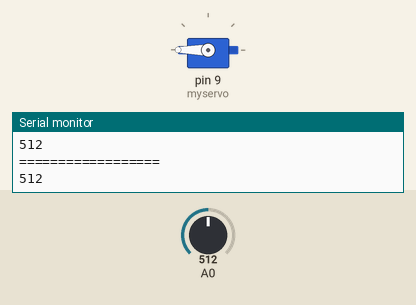
The sketch below on a simulated Arduino Uno, built with avr-gcc and run on an emulated ATmega328P. Parts: servo, the last lines printed to the serial monitor. Inputs (shaded band) come from the test bench; at power-on: A0 = 512.

Above: at 1.2 s.
1.3 s: A0 set to 316
2.8 s: A0 set to 283
At 3.3 s:
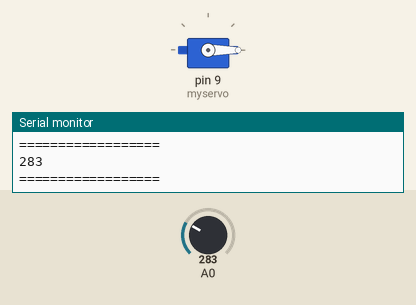
4.3 s: A0 set to 384
5.8 s: A0 set to 414
At 6.7 s:
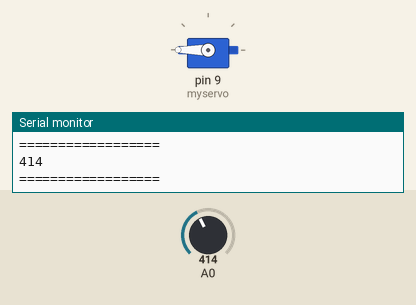
8.8 s: A0 set to 290
At 9.6 s:
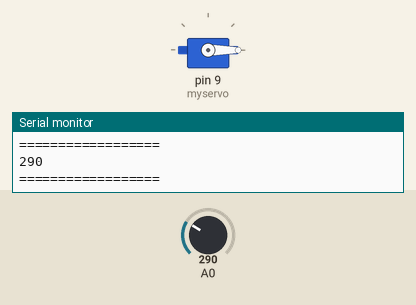
Timing chart, 0 to 11.3 s (numbered marks = the images above; inputs shaded):
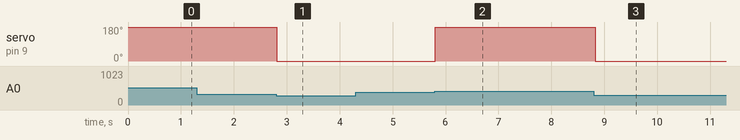

The sketch:

gas.ino
```cpp
#include <Servo.h>

Servo myservo;  // create servo object to control a servo
// twelve servo objects can be created on most boards
  // variable to store the servo position

void setup() {
  Serial.begin(9600);
  myservo.attach(9);  // attaches the servo on pin 9 to the servo object
}

void loop() {
  int gasValue = analogRead(A0);
  Serial.println(gasValue);

    if(gasValue>400){
    myservo.write(0);
       myservo.write(180);

     Serial.println("==================");
    }


   if(gasValue<300){
    myservo.write(0);
       myservo.write(0);

     Serial.println("==================");
    }


}
```

Measured:
- the behaviour switches between 300 and 299 on A0 (found by bisection; images 0 and 1)
- the behaviour switches between 400 and 401 on A0 (found by bisection; images 1 and 2)
- after the input at 2.8 s, servo on pin 9 (myservo): 180° → 0° at once
- after the input at 5.8 s, servo on pin 9 (myservo): 0° → 180° at once
- after the input at 8.8 s, servo on pin 9 (myservo): 180° → 0° at once
